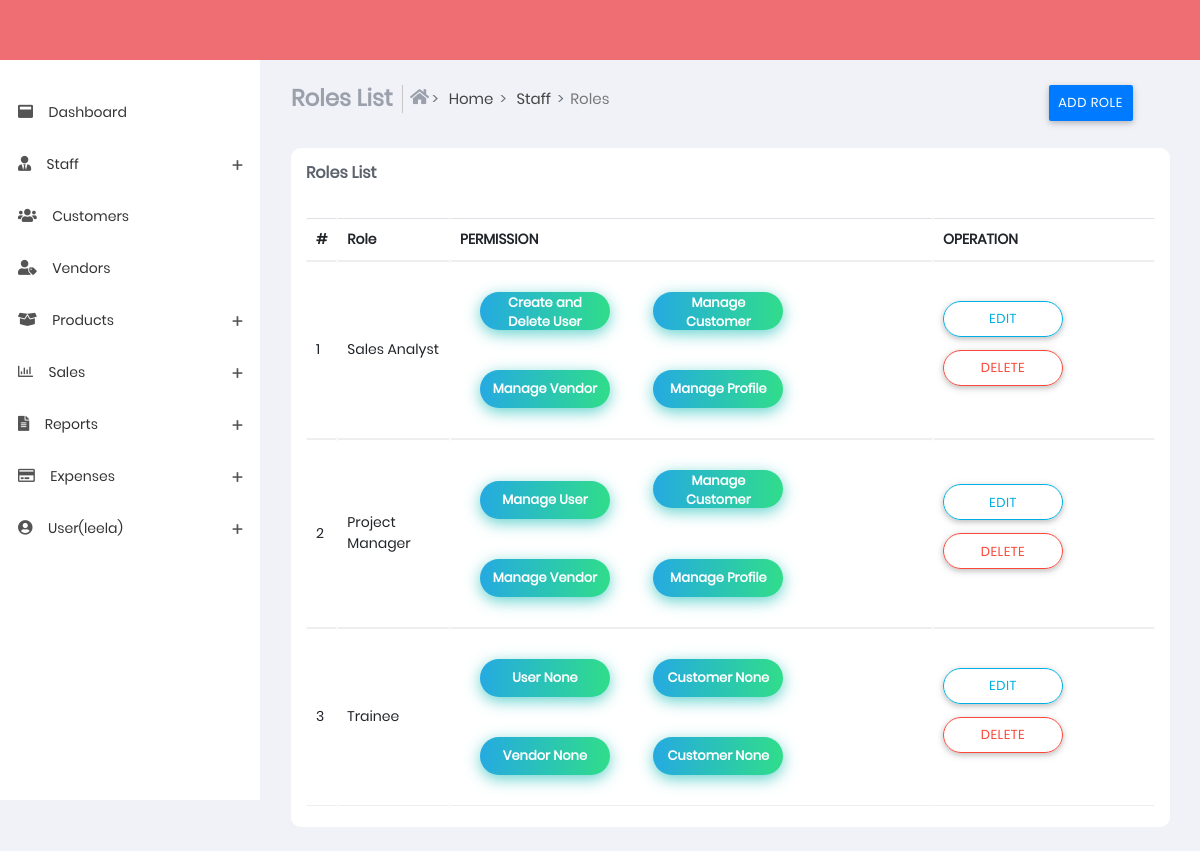
/roles.html (signed in), run on the app's committed database.
### sub_part/models.py (models this page shows, shortened)
class roleslists(models.Model):
    role = models.CharField(max_length=100)
    Profile_box= models.CharField(max_length=200)
    Vendor_box= models.CharField(max_length=200)
    Customer_box= models.CharField(max_length=200)
    user_box= models.CharField(max_length=200)
    roles_list = (
        ('edit hello','edit hello'),
        ('edit bolo','edit bolo'),
    )
    title=MultiSelectField(choices= roles_list)

### sub_part/views.py (the view, shortened to what this page needs)
# urls.py: path('roles.html',views.roles,name="roles"),
@login_required(login_url='login')
def roles(request):
    roleslistarray=roleslists.objects.all()
    return render(request,'roles.html',{'roleslistarray': roleslistarray,'u':request.user})

### templates/roles.html (shortened to what this page needs)
{% extends 'base.html' %}
{% load static %}
{% block content %}
<section class="content">
    <div class="container-fluid">
        <div class="block-header">
            <div class="row">
                <div class="col-xs-12 col-sm-12 col-md-10 col-lg-10">
                    <ul class="breadcrumb breadcrumb-item ">
                        <li class="breadcrumb-item">
                            <h4 class="page-title">Roles List</h4>
                        </li>
                        <li class="breadcrumb-item bcrumb-1">
                            <a href="index">
                                <i class="fas fa-home"></i> Home</a>
                        </li>
                        <li class="breadcrumb-item bcrumb-1">
                            <a href="#" onclick="return false;">Staff</a>
                        </li>
                        <li class="breadcrumb-item active">Roles</li>
                    </ul>
                </div>
                <div class="col-xs-12 col-sm-12 col-md-2 col-lg-2">
                    <ul class="breadcrumb breadcrumb-item ">
                        <li>
                            <button type="button" class="btn btn-primary" data-toggle="modal"
                                data-target=".bd-example-modal-lg">
                                Add Role</button>
                        </li>
                    </ul>
                </div>
            </div>
        </div>
        <div class="row clearfix">
            <div class="col-lg-12 col-md-12 col-sm-12 col-xs-12">
                <div class="card">
                    <div class="header">
                        <h2>
                            <strong>Roles List</strong>
                        </h2>
                    </div>
                    <div class="body">
                        <div class="table-responsive">
                            <table class="table   table-hover js-basic-example dataTable">
                                <thead>
                                    <tr>
                                        <th>#</th>
                                        <th>Role</th>
                                        <th>PERMISSION</th>
                                        <th>OPERATION</th>
                                    </tr>
                                </thead>
                                <tbody>
                                    {% for roleslist in roleslistarray %}
                                    <tr>
                                        <td>{{ forloop.counter }}</td>
                                        <td>{{roleslist.role}}</td>
                                        <td>
                                            <button class="btn-hover btn-border-radius color-1 ">{{roleslist.user_box}}</button>
                                            <button class="btn-hover btn-border-radius color-1 ">{{roleslist.Customer_box}}</button>
                                            <button class="btn-hover btn-border-radius color-1 ">{{roleslist.Vendor_box}}</button>
                                            <button class="btn-hover btn-border-radius color-1 ">{{roleslist.Profile_box}}</button>
                                        </td>
                                        <td>
                                            <div class="button-demo">
                                                <a href="/roles_edit/{{ roleslist.id }}">
                                                    <button type="button"
                                                        class="btn btn-outline-info btn-border-radius">Edit</button>
                                                </a>
                                                <a href="/delete_roles/{{ roleslist.id }}">
                                                    <button type="button"
                                                        class="btn btn-outline-danger btn-border-radius">delete</button>
                                                </a>
                                            </div>
                                        </td>
                                    </tr>
                                    {% endfor %}
                                </tbody>
                            </table>
                        </div>
                    </div>
                </div>
            </div>
        </div>
    </div>
</section>
{% endblock %}

### templates/base.html (shortened to what this page needs)
{% load static %}
<!DOCTYPE html>
<html lang="en">
<head>
    <link href="{% static 'css/app.min.css'%}" rel="stylesheet">
    <link href="{% static 'css/style.css'%}" rel="stylesheet" />
    <link href="{% static 'css/styles/all-themes.css'%}" rel="stylesheet" />
</head>
<body class="light fixed">
    <nav class="navbar">
    </nav>
    <div>
        <aside id="leftsidebar" class="sidebar">
            <div class="menu">
                <ul class="list">
                    <li>
                        <a href="index">
                                <i class="fas fa-window-maximize"></i>
                                <span >Dashboard</span>
                        </a>
                    </li>
                    <li>
                        <a href="#" onClick="return false;" class="menu-toggle">
                            <i class="fas fa-user-tie"></i>
                            <span>Staff</span>
                        </a>
                    </li>
                    <li>
                        <a href="customer.html">
                            <i class="fas fa-users"></i>
                            <span>Customers</span>
                        </a>
                    </li>
                    <li>
                        <a href="vendors.html">
                            <i class="fas fa-user-tag"></i>
                            <span>Vendors</span>
                        </a>
                    </li>
                    <li>
                        <a href="#" onClick="return false;" class="menu-toggle">
                            <i class="fas fa-box-open"></i>
                            <span>Products</span>
                        </a>
                    </li>
                    <li>
                        <a href="#" onClick="return false;" class="menu-toggle">
                            <i class="far fa-chart-bar"></i>
                            <span>Sales</span>
                        </a>
                    </li>
                    <li>
                        <a href="#" onClick="return false;" class="menu-toggle">
                            <i class="fas fa-file-alt"></i>
                            <span>Reports</span>
                        </a>
                    </li>
                    <li>
                        <a href="#" onClick="return false;" class="menu-toggle">
                            <i class="far fa-credit-card"></i>
                            <span>Expenses</span>
                        </a>
                    </li>
                    <li>
                        <a href="#" onClick="return false;" class="menu-toggle">
                            <i class="fas fa-user-circle"></i>
                            <span>User({{u.username}})</span>
                        </a>
                    </li>
                </ul>
            </div>
        </aside>
    </div>
    {% block content %}
    {% endblock %}
</body>
</html>

### data on the page
roleslists: role "Sales Analyst", user_box "Create and Delete User", Customer_box "Manage Customer", Vendor_box "Manage Vendor", Profile_box "Manage Profile"
roleslists: role "Project Manager", user_box "Manage User", Customer_box "Manage Customer", Vendor_box "Manage Vendor", Profile_box "Manage Profile"
roleslists: role "Trainee", user_box "User None", Customer_box "Customer None", Vendor_box "Vendor None", Profile_box "Customer None"

### other printed values
{{ u.username }} "leela"
